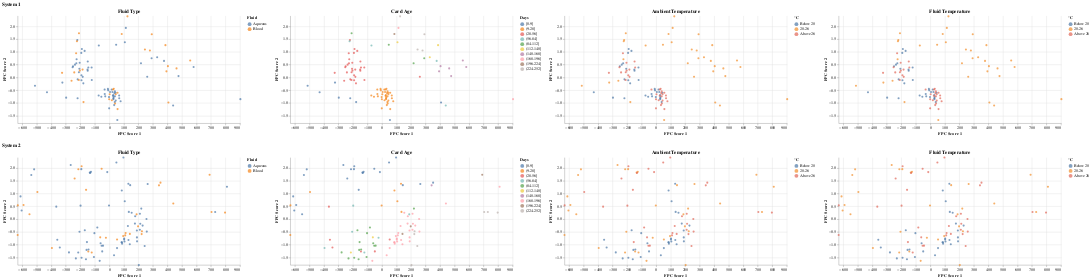

Notebook code cell kept with this figure:
### Markdown cell above
### System 1 versus System 2: Sensor A - Cal Window

### Code cell
pc_scores_s1_A_cal_window, pc_scores_s2_A_cal_window,fpca_s1_A_cal_window,fpca_s2_A_cal_window = fpca_two_inputs(A1_cal_window, A2_cal_window)
create_pc_scores_plots(pc_scores_s1_A_cal_window, pc_scores_s2_A_cal_window, A1_Merged, A2_Merged)
